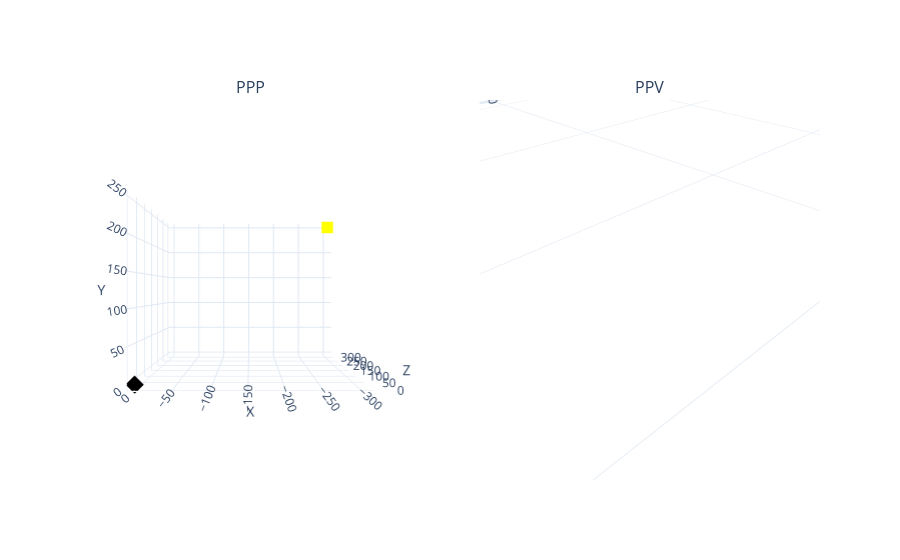

Notebook cell for this chart:
### Code cell
# Quick 3D preview of initial state
import plotly.graph_objects as go
from plotly.subplots import make_subplots

fig = make_subplots(
    rows=1, cols=2,
    specs=[[{'type': 'scene'}, {'type': 'scene'}]],
    subplot_titles=('PPP', 'PPV'),
    horizontal_spacing=0.08,
)

# Left: XYZ
fig.add_trace(go.Scatter3d(x=[0], y=[0], z=[0], mode='markers',
    marker=dict(size=6, color='black', symbol='diamond'), showlegend=False), row=1, col=1)
fig.add_trace(go.Scatter3d(x=[x0], y=[y0], z=[z0], mode='markers',
    marker=dict(size=6, color='yellow', symbol='square'), showlegend=False), row=1, col=1)

# Right: XY-V_los
fig.add_trace(go.Scatter3d(x=[0], y=[0], z=[0], mode='markers',
    marker=dict(size=6, color='black', symbol='diamond'), showlegend=False), row=1, col=2)
fig.add_trace(go.Scatter3d(x=[x0], y=[y0], z=[vz0], mode='markers',
    marker=dict(size=6, color='yellow', symbol='square'), showlegend=False), row=1, col=2)

camera = dict(up=dict(x=0,y=1,z=0), center=dict(x=0,y=0,z=0), eye=dict(x=0,y=0,z=-2.5))
fig.update_layout(template='plotly_white', showlegend=False,
    scene1=dict(xaxis=dict(title='X'), yaxis=dict(title='Y'), zaxis=dict(title='Z'), aspectmode='data'),
    scene2=dict(xaxis=dict(title='X'), yaxis=dict(title='Y'), zaxis=dict(title='V_los', range=[-5,5]), aspectmode='data'),
    scene_camera=camera)
fig.show()

### Figure 1 — Plotly figure (JSON) as saved in the notebook; plotly's stock layout.template omitted (floating-point values rounded to 4 significant figures)
{"data": [{"marker": {"color": "black", "size": 6, "symbol": "diamond"}, "mode": "markers", "scene": "scene", "showlegend": false, "type": "scatter3d", "x": [0], "y": [0], "z": [0]}, {"marker": {"color": "yellow", "size": 6, "symbol": "square"}, "mode": "markers", "scene": "scene", "showlegend": false, "type": "scatter3d", "x": [-306.2], "y": [250.0], "z": [306.2]}, {"marker": {"color": "black", "size": 6, "symbol": "diamond"}, "mode": "markers", "scene": "scene2", "showlegend": false, "type": "scatter3d", "x": [0], "y": [0], "z": [0]}, {"marker": {"color": "yellow", "size": 6, "symbol": "square"}, "mode": "markers", "scene": "scene2", "showlegend": false, "type": "scatter3d", "x": [-306.2], "y": [250.0], "z": [-0.4349]}], "layout": {"annotations": [{"font": {"size": 16}, "showarrow": false, "text": "PPP", "x": 0.23, "xanchor": "center", "xref": "paper", "y": 1, "yanchor": "bottom", "yref": "paper"}, {"font": {"size": 16}, "showarrow": false, "text": "PPV", "x": 0.77, "xanchor": "center", "xref": "paper", "y": 1, "yanchor": "bottom", "yref": "paper"}], "scene": {"aspectmode": "data", "camera": {"center": {"x": 0, "y": 0, "z": 0}, "eye": {"x": 0, "y": 0, "z": -2.5}, "up": {"x": 0, "y": 1, "z": 0}}, "domain": {"x": [0, 0.46], "y": [0, 1]}, "xaxis": {"title": {"text": "X"}}, "yaxis": {"title": {"text": "Y"}}, "zaxis": {"title": {"text": "Z"}}}, "scene2": {"aspectmode": "data", "domain": {"x": [0.54, 1], "y": [0, 1]}, "xaxis": {"title": {"text": "X"}}, "yaxis": {"title": {"text": "Y"}}, "zaxis": {"range": [-5, 5], "title": {"text": "V_los"}}}, "showlegend": false}}
